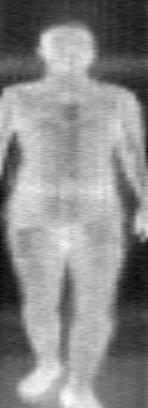
%> input picture THz_image_CNN_class-master/thz_img/thz1.bmp, 148 x 408 px
$ octave test.m   (GNU Octave 9; MATLAB toolbox functions it lacks are replaced by stand-ins)
%> lines starting %> are read from the running program, lines starting %| are printed output that depends on the picture; in (x1, y1, x2, y2) boxes, pixels count from 0 and x2, y2 are one past the last pixel; in counts of white or black regions, pixels touching at a corner belong together; the program's own positions count from 1
p=imread('thz1.bmp');
%> p is the input picture: size 408x148x3 uint8; min 0, max 255, mean 137.6
p=rgb2gray(p);
%> p: size 408x148 uint8
realp=imread('thz3_real.bmp');
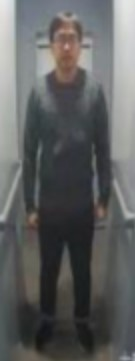
%> input picture THz_image_CNN_class-master/thz_img/thz3_real.bmp, 135 x 361 px
%> realp is the input picture: size 361x135x3 uint8; mean R, G, B 95.2, 96.4, 96
realp=rgb2gray(realp);
%> realp: size 361x135 uint8
p=imresize(p,[500,200]);
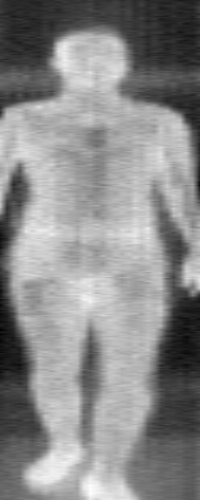
%> p: size 500x200 uint8; min 2, max 255, mean 137.6
realp=imresize(realp,[500,200]);
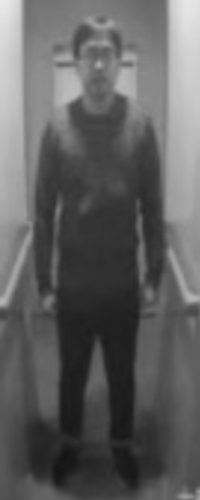
%> realp: size 500x200 uint8; min 19, max 234, mean 96
level=graythresh(p);
%> level = 0.486
p=im2bw(p,level);
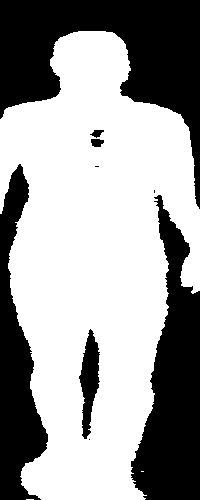
%> p: size 500x200 logical; 61.7% white; 9 black regions (3 under 20 px), largest, box (x1, y1, x2, y2) and area: (0, 0, 200, 209) 16808, (131, 195, 200, 500) 11910, (0, 164, 48, 500) 8127, (79, 329, 100, 439) 1278, (91, 139, 104, 147) 84, (90, 130, 104, 138) 64
realp=imresize(realp,[500,170]);
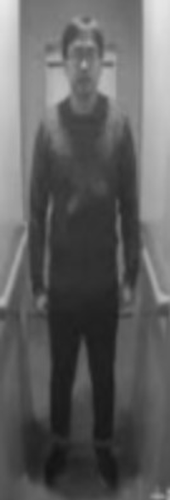
%> realp: size 500x170 uint8; min 19, max 234, mean 96
%%
out=zeros(size(p));
for i=1:500
    for j=1:170
        out(i,j)=~xor(p(i,j),realp(i,j));
    end
end
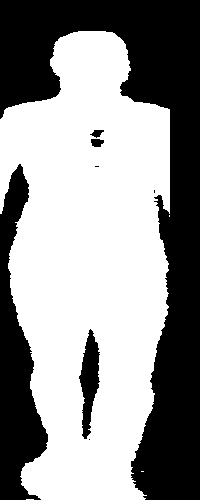
%> out: size 500x200 double; values 0 (black) and 1 (white), 58.1% white; 8 black regions (3 under 20 px), largest, box (x1, y1, x2, y2) and area: (0, 0, 200, 500) 32360, (0, 164, 48, 500) 8127, (79, 329, 100, 439) 1278, (91, 139, 104, 147) 84, (90, 130, 104, 138) 64
imshow(p);
